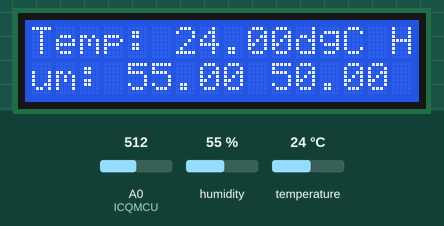
Simulated run of this sketch. Board: ESP8266 (NodeMCU). Parts: 16×2 character LCD. Inputs (shaded band) come from the test bench; at power-on: humidity 55 %, A0 (ICQMCU) = 512, temperature 24 °C. WiFi joins after 1.5 s; servers stay silent unless stated; storage starts empty; what the sketch prints to the serial monitor is not drawn.

Above: at 2.8 s.
2.9 s: humidity set to 22 %
At 6.4 s:
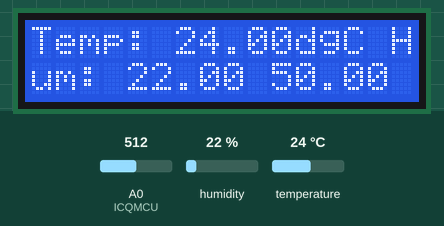
7.5 s: A0 (ICQMCU) set to 716
At 8.3 s:
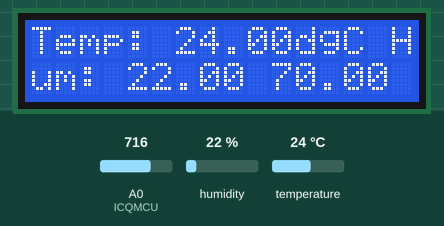
9.5 s: temperature set to 12 °C
At 10.7 s:
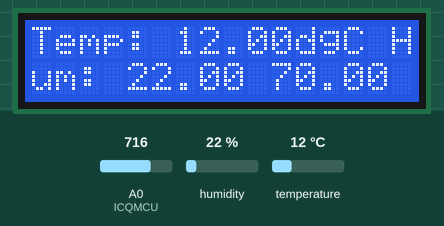
11.5 s: A0 (ICQMCU) set to 900
At 12.5 s:
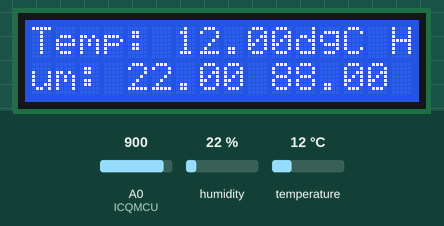
13.5 s: humidity set to 40 %
At 14.9 s:
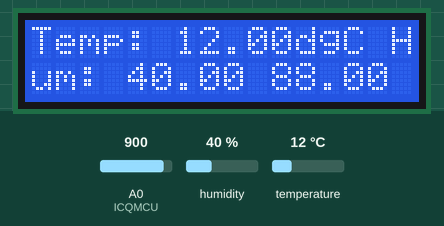
15.5 s: A0 (ICQMCU) set to 1023
At 16.8 s:
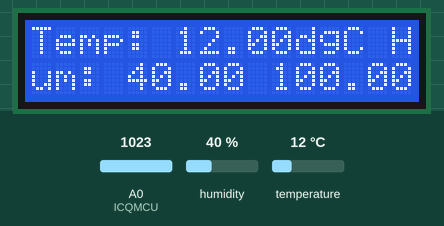
Timing chart, 0 to 18.5 s (numbered marks = the images above; inputs shaded):
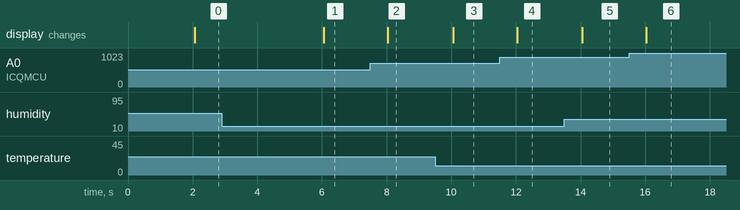

The sketch:

DHT_real.ino
```cpp
// %c++
#include <DHT.h>
#include <DHT_U.h>
#include <ESPAsyncTCP.h>
#include <ESPAsyncWebServer.h>
#include <ESP8266WiFi.h>
#include <Wire.h>
#include <LiquidCrystal_I2C.h>
#include <LittleFS.h>


#define DHTPIN D4
#define ICQMCU A0
#define DHTTYPE DHT11
DHT dht(DHTPIN, DHTTYPE);
float h; // Humidity
float t; // Temperature
int humidity; // Humidity of the soil
float ht; // Humidity of the soil
const char* ssid = "youpilab_fibre"; // YoupiLab WiFi SSID
const char* password = "i_l@v3_yl2021Fibre"; // YoupiLab password


AsyncWebServer server(80); // Create a web server on port 80
unsigned long previousMillis = 0; // Store the last time the data was sent
void initWiFi() {
  WiFi.begin(ssid, password);
  while (WiFi.status() != WL_CONNECTED) {
    delay(500);
    Serial.print(".");
  }
  Serial.println("Connected to WiFi");
  Serial.print("IP address: ");
  Serial.println(WiFi.localIP());
}


void initDHT() {
  dht.begin();
  Serial.println("DHT11 initialized");
}
LiquidCrystal_I2C lcd(0x27, 16, 2); // I2C address 0x27, 16 columns and 2 rows
void initLCD() {
    Wire.begin(SDA, SCL);
    lcd.init();
    lcd.backlight();
    lcd.setCursor(0, 0);
    lcd.print("DHT11 Sensor");
    lcd.setCursor(0, 1);
    lcd.print("Initializing...");
}
void displayData(float t, float h, float ht) {
    lcd.clear();
    lcd.setCursor(0, 0);
    lcd.print("Temp: ");
    lcd.print(t);
    lcd.print("dgC");
    lcd.setCursor(15, 0);
    lcd.print("H");
    lcd.setCursor(0, 1);
    lcd.print("um: ");
    lcd.print(h);
    lcd.print(" ");
    lcd.print(ht);
    lcd.print(" %");
}
void setup() {
    Serial.begin(115200);
    initLCD();
    initDHT();
    initWiFi();

    if (!LittleFS.begin()) {
        Serial.println("Erreur de montage du système de fichiers LittleFS");
        return;
    }

    server.on("/", HTTP_GET, [] (AsyncWebServerRequest *request){
        //Serial.println("Page d'accueil demandée");
        request->send(LittleFS, "/index.html", "text/html"); // Charger la page HTML
    });

    server.serveStatic("/", LittleFS, "/"); // Charger le CSS, JS, and image files
    server.serveStatic("/favicon.ico", LittleFS, "/img/iconazertyuiop.png"); // Charger l'icône de la page

    server.on("/data", HTTP_GET, [](AsyncWebServerRequest *request){
        if (isnan(h) || isnan(t)) {
            //Serial.println("Capteur DHT11 non fonctionnel");
            request->send(500, "text/plain", "Erreur de lecture du capteur DHT11");
            return;
        }
        //Serial.println("Lecture du capteur DHT11 réussie");
        String json = "{\"temperature\": " + String(t) + ", \"humidity\": " + String(h) + ", \"sol_humidity\": " + String(ht) + "}";
        request->send(200, "application/json", json);
    });
    server.begin();
}


void loop() {
    if(millis() - previousMillis >= 2000) { // Send data every 2 seconds
        previousMillis = millis();
        h = dht.readHumidity();
        t = dht.readTemperature();
        humidity =  analogRead(ICQMCU);
        ht = map(humidity, 0, 1023, 0, 100); // Convert analog reading to percentage
        displayData(t, h, ht);
    }
    if (isnan(h) || isnan(t)) {
        Serial.println("Failed to read from DHT sensor!");
    }
}
```

Measured:
- after the input at 2.9 s, the display: changes after 3.2 s (image 1)
- after the input at 7.5 s, the display: changes after 0.54 s (image 2)
- after the input at 9.5 s, the display: changes after 0.56 s (image 3)
- after the input at 11.5 s, the display: changes after 0.54 s (image 4)
- after the input at 13.5 s, the display: changes after 0.56 s (image 5)
- after the input at 15.5 s, the display: changes after 0.54 s (image 6)
